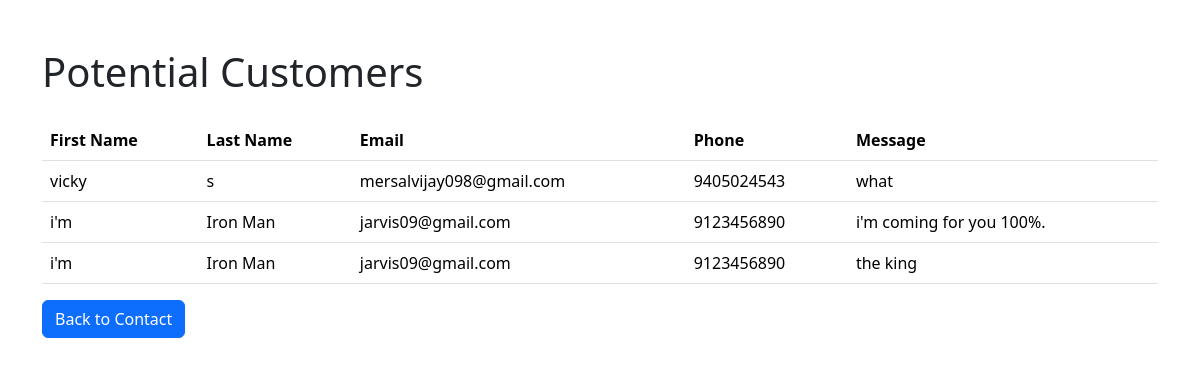
The app's page /potential-customer-list/ with its own data.
### techy_app/models.py (models this page shows, shortened)
class PotentialCustomer(models.Model):
    first_name = models.CharField(max_length=100)
    last_name = models.CharField(max_length=100)
    email = models.EmailField()
    phone = models.CharField(max_length=15)
    message = models.TextField()

### techy_app/views.py (the view)
# urls.py: path('potential-customer-list/', potential_customer_list, name='potential-customer-list'),
def potential_customer_list(request):
    customers = PotentialCustomer.objects.all()
    return render(request, 'potential_customer_list.html', {'customers': customers})

### techy_app/templates/potential_customer_list.html (shortened to what this page needs)
<!DOCTYPE html>
<html lang="en">
<head>
    <link href="https://cdn.jsdelivr.net/npm/bootstrap@5.3.3/dist/css/bootstrap.min.css" rel="stylesheet">
</head>
<body>
<div class="container">
    <h1 class="mt-5">Potential Customers</h1>
    <table class="table mt-4">
        <thead>
            <tr>
                <th>First Name</th>
                <th>Last Name</th>
                <th>Email</th>
                <th>Phone</th>
                <th>Message</th>
            </tr>
        </thead>
        <tbody>
            {% for customer in customers %}
            <tr>
                <td>{{ customer.first_name }}</td>
                <td>{{ customer.last_name }}</td>
                <td>{{ customer.email }}</td>
                <td>{{ customer.phone }}</td>
                <td>{{ customer.message }}</td>
            </tr>
            {% empty %}
            <tr>
                <td colspan="5">No potential customers found.</td>
            </tr>
            {% endfor %}
        </tbody>
    </table>
    <a href="{% url 'contact' %}" class="btn btn-primary">Back to Contact</a>
</div>
</body>
</html>

### records on screen
PotentialCustomer: first_name "vicky", last_name "s", email "mersalvijay098@gmail.com", phone "9405024543", message "what"
PotentialCustomer: first_name "i'm", last_name "Iron Man", email "jarvis09@gmail.com", phone "9123456890", message "i'm coming for you 100%."
PotentialCustomer: first_name "i'm", last_name "Iron Man", email "jarvis09@gmail.com", phone "9123456890", message "the king"
